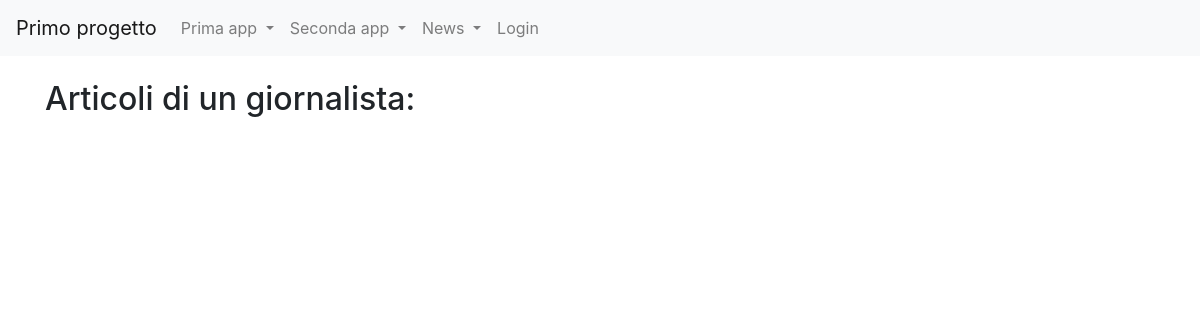
The page /news/lista_articoli/2 on the database as committed earlier.
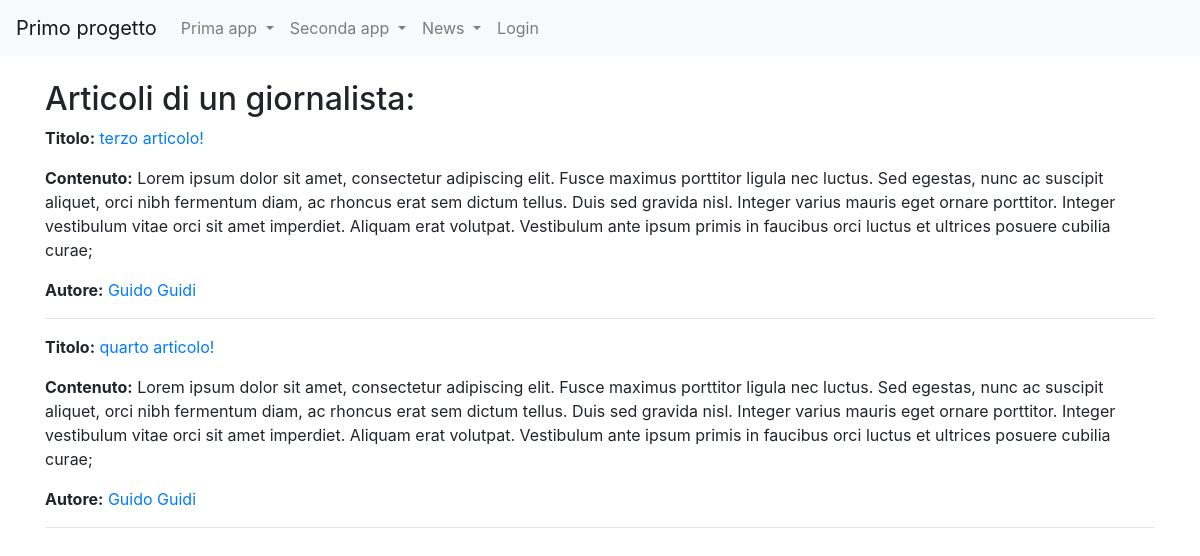
The same page on the database as committed later.
### news/models.py (models this page shows, shortened)
class Articolo(models.Model):
    titolo=models.CharField(max_length=100)
    contenuto=models.TextField()
    giornalista=models.ForeignKey(Giornalista, on_delete=models.CASCADE, related_name="articoli")
    data=models.DateField(auto_now=True, blank=True)
    visualizzazzioni=models.IntegerField(default=0, blank=True)
    class Meta:
        verbose_name="Aticolo"
        verbose_name_plural="Aticoli"

class Giornalista(models.Model):
    nome=models.CharField(max_length=20)
    cognome=models.CharField(max_length=20)
    anno_di_nascita=models.DateField(blank=True)
    def __str__(self):
        return self.nome + " " + self.cognome
    class Meta:
        verbose_name="Giornalista"
        verbose_name_plural="Giornalisti"

### news/views.py (the view)
# urls.py: path('lista_articoli/<int:pk>', listaArticoli, name="lista_articoli_giornalista"),
def listaArticoli(request,pk=None):
    if (pk==None):
        articoli=Articolo.objects.all()
        titolo="Tutti gli articoli: "
    else:
        articoli=Articolo.objects.filter(giornalista_id=pk)
        titolo="Articoli di un giornalista: "
    context={
        'articoli':articoli,
        'titolo':titolo,
    }
    return render(request, 'lista_articoli.html', context)

### news/templates/lista_articoli.html (shortened to what this page needs)
{% extends "base.html" %}
{%block content%}
    <h2>{{titolo}}</h2>
    {%for articolo in articoli%}
        <p><strong>Titolo:</strong>
            <a href="/news/articoli/{{articolo.id}}">{{articolo.titolo}}</a>
        </p>
        <p><strong>Contenuto:</strong>
            {{articolo.contenuto}}
        </p>
        <p><strong>Autore:</strong>
            <a href={%url 'news:giornalista_detail' articolo.giornalista.id%}>{{articolo.giornalista}}</a>
        </p>
        <hr>
    {% endfor %}
{%endblock content%}

Rows that differ between the two databases and show on the page:
added Articolo: titolo "terzo articolo!", contenuto "Lorem ipsum dolor sit amet, consectetur adipiscing elit. Fusce maximus porttitor ligula nec luctus. Sed egestas, nunc ac suscipit aliquet, orci nibh fermentum diam, ac rhoncus erat sem dictum tellus. Duis sed gravida nisl. Integer varius mauris eget ornare porttitor. Integer vestibulum vitae orci sit amet imperdiet. Aliquam erat volutpat. Vestibulum ante ipsum primis in faucibus orci luctus et ultrices posuere cubilia curae;", giornalista "Guido Guidi"
added Articolo: titolo "quarto articolo!", contenuto "Lorem ipsum dolor sit amet, consectetur adipiscing elit. Fusce maximus porttitor ligula nec luctus. Sed egestas, nunc ac suscipit aliquet, orci nibh fermentum diam, ac rhoncus erat sem dictum tellus. Duis sed gravida nisl. Integer varius mauris eget ornare porttitor. Integer vestibulum vitae orci sit amet imperdiet. Aliquam erat volutpat. Vestibulum ante ipsum primis in faucibus orci luctus et ultrices posuere cubilia curae;", giornalista "Guido Guidi"
